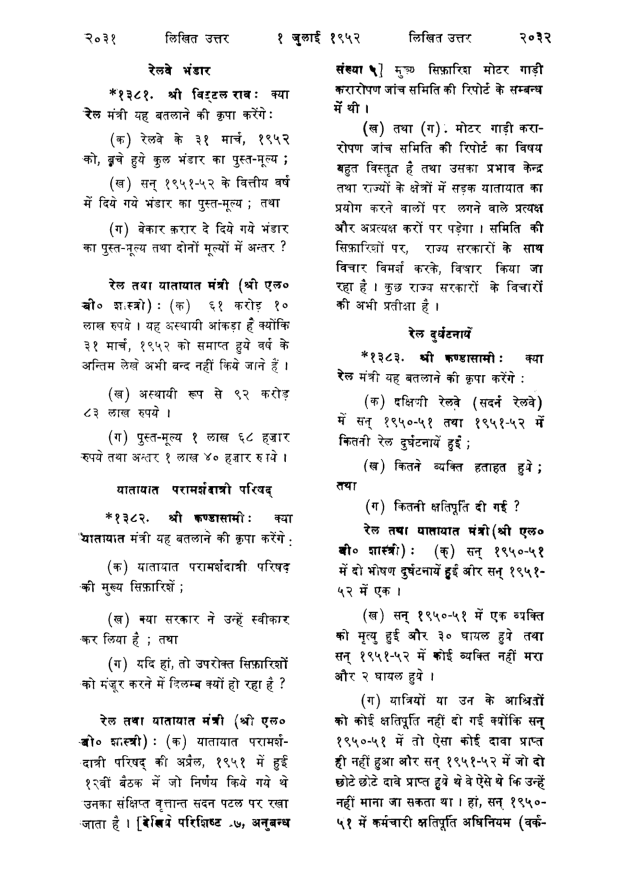
#> input picture assignment-2-prakharjain3/SMAI - AQ2/images/29.jpg, 2475 x 3500 px, found by its file name (shown at 1/4 size)
$ jupyter execute --allow-errors 5.ipynb
#> lines starting #> are read from the running program, lines starting #| are printed output that depends on the picture
[cell 1]
import cv2
import matplotlib.pyplot as plt
import numpy as np
import pandas as pd
from scipy.stats import norm
from hmmlearn import hmm
import random
from sklearn.preprocessing import normalize

# 2 Kernel Density Estimation

## 2.2 Task-1:
Implement Kernel Density Estimation (KDE). Your KDE should include the following functions
- allows selection from the following kernels: box, gaussian, triangular
- fit data
- select appropriate bandwidth using the pseudo-likelihood method
- evaluate the density given an input x
- visualize the data and the estimated pdf. For this you can assume that the function will be used only when input dataset is 1-D or 2-D.

The KDE should support n-dimensional input, so don’t write your code assum-
ing 1-D data.

[cell 2]
class KernelDensityEstimation:
    def __init__(self, kernel='gaussian'):
        self.kernel = kernel
        self.bandwidth = None
        self.data = None

    def fit(self, data):
        self.data = np.array(data)
        self.bandwidth = self._select_bandwidth()

    def _select_bandwidth(self):
        n = len(self.data)
        if self.kernel == 'gaussian':
            return 1.06 * np.std(self.data) * n ** (-0.2)
        elif self.kernel == 'box':
            return (4 / 3) * np.std(self.data) * n ** (-0.2)
        elif self.kernel == 'triangular':
            return (6 / 5) * np.std(self.data) * n ** (-0.2)
        else:
            raise ValueError("Invalid kernel type. Choose from 'gaussian', 'box', or 'triangular'.")

    def evaluate_density(self, x):
        if self.data is None:
            raise ValueError("Fit the model with data before evaluating density.")

        x = np.atleast_2d(x)

        if self.kernel == 'gaussian':
            kernel_func = norm.pdf
        elif self.kernel == 'box':
            kernel_func = lambda x: 0.5 * (np.abs(x) <= 1)
        elif self.kernel == 'triangular':
            kernel_func = lambda x: (1 - np.abs(x)) * (np.abs(x) <= 1)

        n = len(self.data)
        density = np.zeros(len(x))

        for i in range(n):
            diff = (x - self.data[i]) / self.bandwidth
            density += kernel_func(diff).prod(axis=1) / (self.bandwidth ** x.shape[1])

        return density / n

    def visualize(self, resolution=100):
        if self.data is None:
            raise ValueError("Fit the model with data before visualizing.")

        if self.data.ndim > 2:
            raise ValueError("Visualization is supported for 1-D or 2-D data only.")

        if self.data.ndim == 1:
            plt.figure(figsize=(10, 6))
            plt.hist(self.data, bins='auto', density=True, alpha=0.5, label='Histogram')

            x_range = np.linspace(min(self.data), max(self.data), resolution)
            density = self.evaluate_density(x_range[:, np.newaxis])  # Ensure x_range has shape (n, 1)
            plt.plot(x_range, density, label='KDE')

            plt.title('Kernel Density Estimation')
            plt.xlabel('Value')
            plt.ylabel('Density')
            plt.legend()
            plt.show()
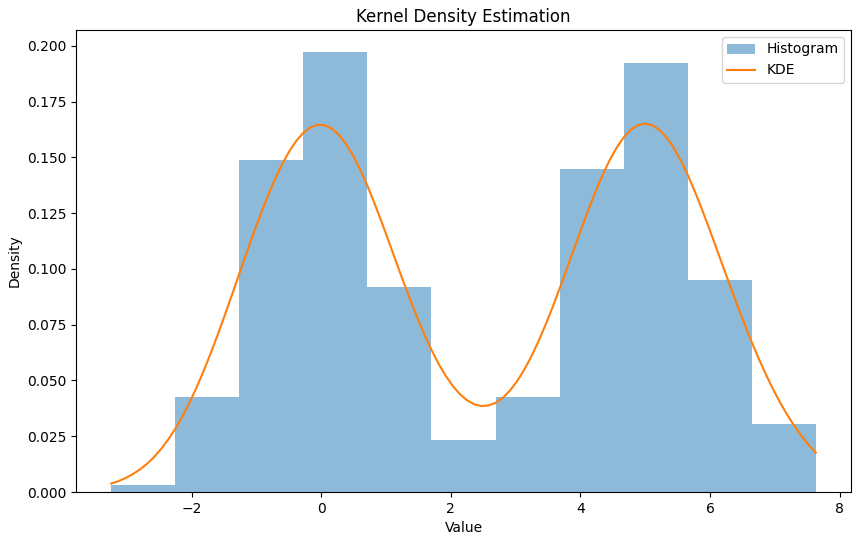
#> figure drawn by matplotlib, 1 panel; tallest bar 0.197 high, from x = -0.276 to 0.713; curve peaks at x = 5, y = 0.165
        elif self.data.ndim == 2:
            plt.figure(figsize=(10, 6))
            plt.scatter(self.data[:, 0], self.data[:, 1], alpha=0.5, label='Data points')

            x_range = np.linspace(min(self.data[:, 0]), max(self.data[:, 0]), resolution)
            y_range = np.linspace(min(self.data[:, 1]), max(self.data[:, 1]), resolution)
            x_grid, y_grid = np.meshgrid(x_range, y_range)
            xy_values = np.column_stack((x_grid.ravel(), y_grid.ravel()))

            density = self.evaluate_density(xy_values)
            density_grid = density.reshape(resolution, resolution)

            plt.contourf(x_grid, y_grid, density_grid, levels=10, cmap='viridis', label='KDE')

            plt.title('Kernel Density Estimation')
            plt.xlabel('X-axis')
            plt.ylabel('Y-axis')
            plt.legend()
            plt.show()

[cell 3]
np.random.seed(42)
sample_data = np.concatenate([np.random.normal(0, 1, 500), np.random.normal(5, 1, 500)])

# Create and fit KDE
kde = KernelDensityEstimation(kernel='gaussian')
kde.fit(sample_data)

# Visualize the KDE
kde.visualize()

## 2.3 Task-2:
The next task serves as an extension of Problem 4.2 from Assignment 2 of this course. Datasets remain the same here, as well.
Recall the bounding box problem from Assignment 2. The task was to determine the optimal horizontal and vertical Euclidean distance thresholds between bounding boxes containing words on a document page. The objective of this task is to establish connections between boxes within a paragraph while ensuring that boxes across paragraphs and columns remain unconnected. Attached are illustrative examples showcasing the desired box connections and a sample visualization of the expected output ATTACHMENT.
You have also been given the following scripts -
- Script to visualize the enclosing boxes.
- Script to visualize the connecting boxes. The input for this script is a data frame object with the following attributes.
    - ID: The ID number of the word which is in int datatype.
    - Top-Left, Bottom-Right, Top edge center, Bottom edge center, Right edge center, Left edge center: A list containing the x and y coordinates of the respective coordinates as understood by their attribute names.
    - Top box, Bottom box, Right box, Left Box - A list containing the distance and id of the nearest neighbor in the Top, Bottom, Right, and Left directions respectively. HINT - To remove the connection make sure that the list is [-1, 0].

Using the KDE implemented in the previous task, estimate the appropriate horizontal and vertical thresholds to apply to the distances between the boxes, such that boxes within the same paragraphs are connected and there are no connections to boxes in other paragraphs.
For any 4 images of your choice from the dataset, experiment with different bandwidths . Visualize the density estimated and thresholded document for each of the hyperparameter settings per image.
Note: If you have 4 hyperparameter configurations, you should have 12 figures for each (2 density estimation curves (horizontal and vertical distances) along with the final output image) for each hyperparameter setting
Visualize and compare the generated output for the following images given by your KDE with the best hyperparameter configuration with the output obtained from your solution in Assignment 2 Question 4.2. The images are listed below:
- 29.jpg
- 68.jpg
- 145.jpg
- 201.jpg
- 232.jpg
- 250.jpg

Note : You should visualize the output images side by side for each
test image

#> (a cell that did not finish here is left out)

[cell 5]
# Creating a new DataFrame to store the transformed data
result_df = pd.DataFrame(columns=['ID', 'Top-Left', 'Bottom-Right', 'Top edge center', 'Bottom edge center', 'Right edge center', 'Left edge center',
                                   'Top box', 'Bottom box', 'Right box', 'Left box'])

#> (a cell that did not finish here is left out)

[cell 7]
img = cv2.imread('/content/29.jpg')
#> img is the input picture: shape (3500, 2475, 3); min 0, max 255, mean 238.5

[cell 8]
# [9 lines left out: function visualize_bboxes, not called in this run]

[cell 9]
# [50 lines left out: function make_connections, not called in this run]

[cell 10]
# Choosing images for experimentation
image_paths = ["/content/29.jpg"]
# , "/content/68.jpg", "/content/101.jpg","/content/145.jpg"]

[cell 11]
# Displaying the resulting DataFrame
print(result_df.head())

#> (a cell that did not finish here is left out)
